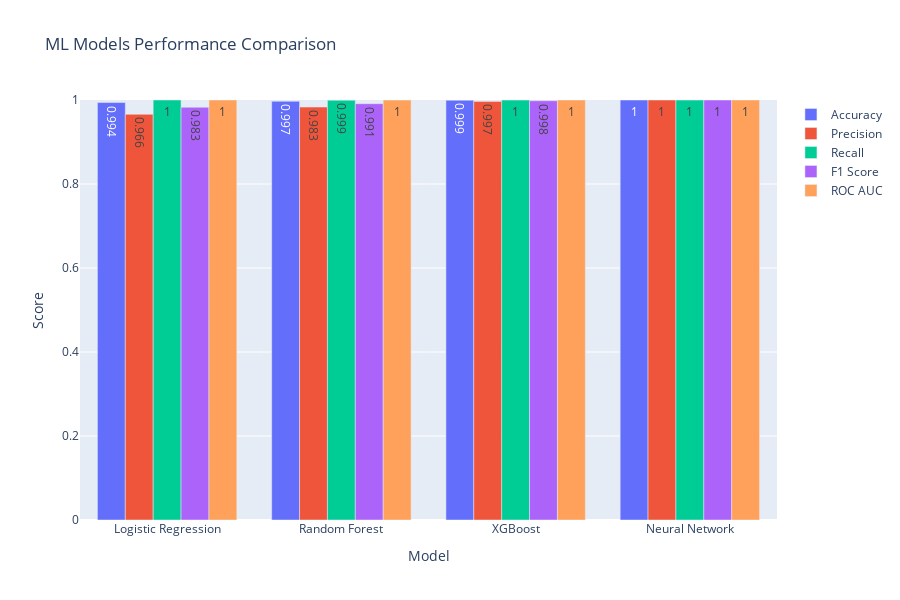

This figure's notebook cell:
### Code cell
print("\n Creating Visualization 16: Model Performance Comparison...")

metrics = ['Accuracy', 'Precision', 'Recall', 'F1 Score', 'ROC AUC']
models = comparison_df['Model'].tolist()

fig = go.Figure()

for metric in metrics:
    fig.add_trace(go.Bar(
        name=metric,
        x=models,
        y=comparison_df[metric],
        text=comparison_df[metric].round(3),
        textposition='auto',
    ))

fig.update_layout(
    title='ML Models Performance Comparison',
    xaxis_title='Model',
    yaxis_title='Score',
    barmode='group',
    height=600,
    showlegend=True,
    yaxis=dict(range=[0, 1])
)

fig.write_html('viz_16_model_comparison.html')
fig.show()
print(" Saved: viz_16_model_comparison.html")

### Figure 1 — Plotly figure (JSON) as saved in the notebook; plotly's stock layout.template omitted (floating-point values rounded to 4 significant figures)
{"data": [{"name": "Accuracy", "text": [0.994, 0.997, 0.999, 1], "textposition": "auto", "type": "bar", "x": ["Logistic Regression", "Random Forest", "XGBoost", "Neural Network"], "y": [0.9939, 0.9969, 0.9994, 1.0]}, {"name": "Precision", "text": [0.966, 0.983, 0.997, 1], "textposition": "auto", "type": "bar", "x": ["Logistic Regression", "Random Forest", "XGBoost", "Neural Network"], "y": [0.9659, 0.9832, 0.9967, 1]}, {"name": "Recall", "text": [1, 0.999, 1, 1], "textposition": "auto", "type": "bar", "x": ["Logistic Regression", "Random Forest", "XGBoost", "Neural Network"], "y": [1, 0.9994, 0.9997, 0.9998]}, {"name": "F1 Score", "text": [0.983, 0.991, 0.998, 1], "textposition": "auto", "type": "bar", "x": ["Logistic Regression", "Random Forest", "XGBoost", "Neural Network"], "y": [0.9827, 0.9912, 0.9982, 0.9999]}, {"name": "ROC AUC", "text": [1, 1, 1, 1], "textposition": "auto", "type": "bar", "x": ["Logistic Regression", "Random Forest", "XGBoost", "Neural Network"], "y": [1.0, 0.9997, 1.0, 1.0]}], "layout": {"barmode": "group", "height": 600, "showlegend": true, "title": {"text": "ML Models Performance Comparison"}, "xaxis": {"title": {"text": "Model"}}, "yaxis": {"range": [0, 1], "title": {"text": "Score"}}}}
